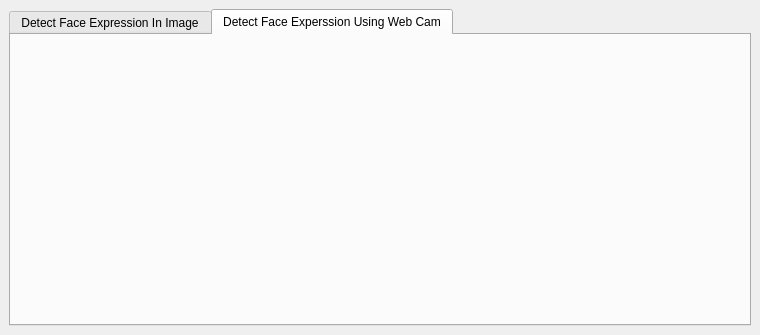
<?xml version="1.0" encoding="UTF-8"?>
<ui version="4.0">
 <class>MainWindow</class>
 <widget class="QMainWindow" name="MainWindow">
  <property name="geometry">
   <rect>
    <x>0</x>
    <y>0</y>
    <width>760</width>
    <height>335</height>
   </rect>
  </property>
  <property name="windowTitle">
   <string>Facial Expression Recognition</string>
  </property>
  <property name="windowIcon">
   <iconset>
    <normaloff>icon.JPG</normaloff>icon.JPG</iconset>
  </property>
  <widget class="QWidget" name="centralwidget">
   <layout class="QGridLayout" name="gridLayout">
    <item row="1" column="0">
     <widget class="QTabWidget" name="tabWidget">
      <property name="currentIndex">
       <number>1</number>
      </property>
      <widget class="QWidget" name="imageTab">
       <attribute name="title">
        <string>Detect Face Expression In Image</string>
       </attribute>
       <layout class="QVBoxLayout" name="verticalLayout_3">
        <item>
         <layout class="QVBoxLayout" name="verticalLayout_2">
          <item>
           <layout class="QVBoxLayout" name="verticalLayout">
            <item>
             <layout class="QHBoxLayout" name="horizontalLayout_2">
              <item>
               <widget class="QLabel" name="inputImageTitle">
                <property name="enabled">
                 <bool>true</bool>
                </property>
                <property name="sizePolicy">
                 <sizepolicy hsizetype="Preferred" vsizetype="Preferred">
                  <horstretch>0</horstretch>
                  <verstretch>0</verstretch>
                 </sizepolicy>
                </property>
                <property name="font">
                 <font>
                  <pointsize>10</pointsize>
                  <weight>75</weight>
                  <bold>true</bold>
                 </font>
                </property>
                <property name="styleSheet">
                 <string notr="true">background-color:rgb(204, 204, 204);</string>
                </property>
                <property name="text">
                 <string>Input Image</string>
                </property>
                <property name="alignment">
                 <set>Qt::AlignCenter</set>
                </property>
               </widget>
              </item>
              <item>
               <widget class="QLabel" name="inputImageTitle_2">
                <property name="minimumSize">
                 <size>
                  <width>0</width>
                  <height>0</height>
                 </size>
                </property>
                <property name="font">
                 <font>
                  <pointsize>10</pointsize>
                  <weight>75</weight>
                  <bold>true</bold>
                 </font>
                </property>
                <property name="styleSheet">
                 <string notr="true">background-color:rgb(204, 204, 204);</string>
                </property>
                <property name="text">
                 <string>OutPut Image</string>
                </property>
                <property name="alignment">
                 <set>Qt::AlignCenter</set>
                </property>
               </widget>
              </item>
             </layout>
            </item>
            <item>
             <layout class="QHBoxLayout" name="horizontalLayout_3">
              <item>
               <widget class="QLabel" name="inputImage">
                <property name="sizePolicy">
                 <sizepolicy hsizetype="Fixed" vsizetype="Fixed">
                  <horstretch>0</horstretch>
                  <verstretch>0</verstretch>
                 </sizepolicy>
                </property>
                <property name="text">
                 <string/>
                </property>
                <property name="pixmap">
                 <pixmap>icon.JPG</pixmap>
                </property>
               </widget>
              </item>
              <item>
               <widget class="QLabel" name="outputImage">
                <property name="sizePolicy">
                 <sizepolicy hsizetype="Fixed" vsizetype="Fixed">
                  <horstretch>0</horstretch>
                  <verstretch>0</verstretch>
                 </sizepolicy>
                </property>
                <property name="text">
                 <string/>
                </property>
                <property name="pixmap">
                 <pixmap>icon.JPG</pixmap>
                </property>
               </widget>
              </item>
             </layout>
            </item>
           </layout>
          </item>
          <item>
           <layout class="QHBoxLayout" name="horizontalLayout_4">
            <item>
             <spacer name="horizontalSpacer_2">
              <property name="orientation">
               <enum>Qt::Horizontal</enum>
              </property>
              <property name="sizeType">
               <enum>QSizePolicy::Fixed</enum>
              </property>
              <property name="sizeHint" stdset="0">
               <size>
                <width>524</width>
                <height>21</height>
               </size>
              </property>
             </spacer>
            </item>
            <item>
             <widget class="QPushButton" name="browseButton">
              <property name="styleSheet">
               <string notr="true">background-color:rgb(0, 170, 255);
padding:5px;
border-radius:5px;</string>
              </property>
              <property name="text">
               <string>Browse</string>
              </property>
             </widget>
            </item>
            <item>
             <widget class="QPushButton" name="outputButton">
              <property name="styleSheet">
               <string notr="true">background-color:rgb(0, 170, 255);
padding:5px;
border-radius:5px;</string>
              </property>
              <property name="text">
               <string>Show Output</string>
              </property>
             </widget>
            </item>
           </layout>
          </item>
         </layout>
        </item>
       </layout>
      </widget>
      <widget class="QWidget" name="webCamTab">
       <attribute name="title">
        <string>Detect Face Experssion Using Web Cam</string>
       </attribute>
      </widget>
     </widget>
    </item>
   </layout>
  </widget>
 </widget>
 <resources/>
 <connections/>
</ui>
